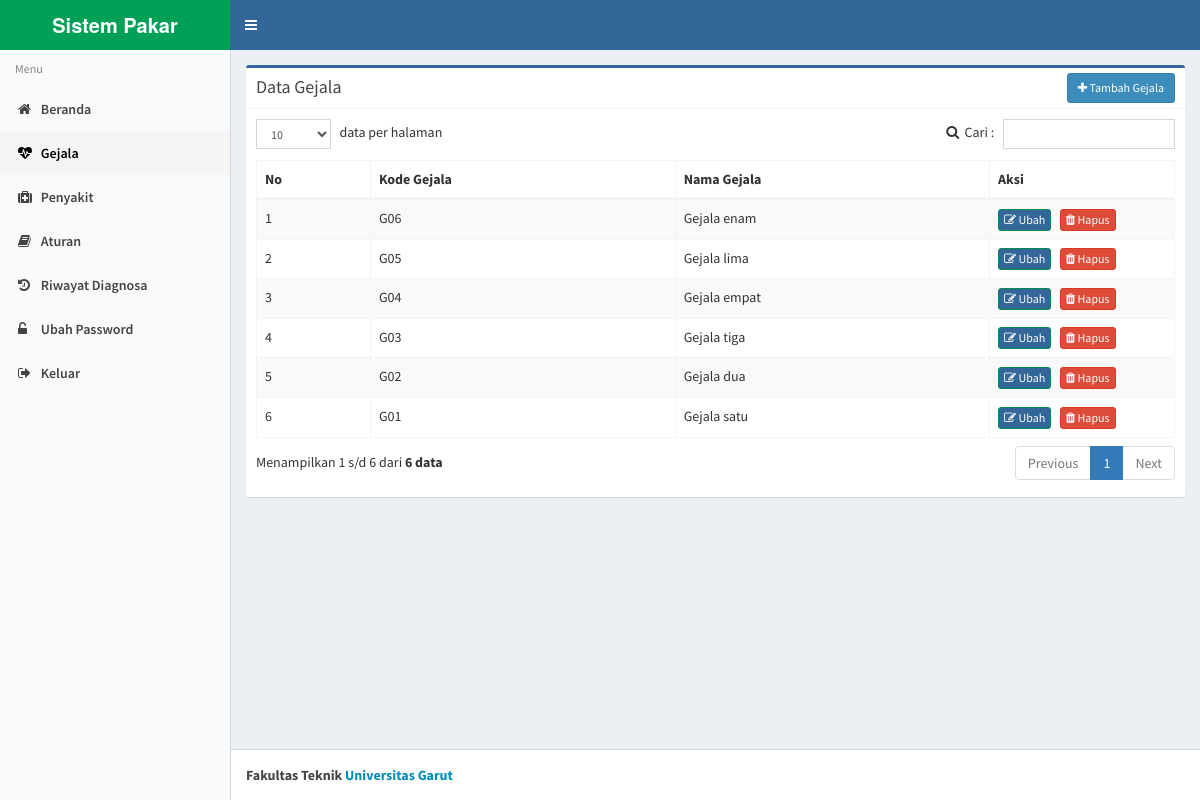
The app's page /index.php?page=gejala (signed in) with its own data.
### tables this page shows
CREATE TABLE `gejala` (
  `id_gejala` int(11) NOT NULL,
  `kode_gejala` varchar(20) NOT NULL,
  `nama_gejala` varchar(100) NOT NULL
);

### gejala.php (the view, shortened to what this page needs)
<?php
$link_update = '?page=update_gejala';
$list_data = '';
$q = "select * from gejala order by id_gejala desc";
$q = mysqli_query($con, $q);
if (mysqli_num_rows($q) > 0) {
    while ($r = mysqli_fetch_array($q)) {
        $id = $r['id_gejala'];
        $list_data .= '
		<tr>
		<td></td>
		<td>' . $r['kode_gejala'] . '</td>
		<td>' . $r['nama_gejala'] . '</td>
		<td>
		<a href="' . $link_update . '&amp;id=' . $id . '&amp;action=edit" class="btn btn-success btn-xs" title="Ubah"><i class="fa fa-edit"></i> Ubah</a> &nbsp;
		<a href="#" data-href="' . $link_update . '&amp;id=' . $id . '&amp;action=delete" data-toggle="modal" data-target="#confirm-delete" class="btn btn-danger btn-xs" title="Hapus"><i class="fa fa-trash"></i> Hapus</a></td>
		</tr>';
    }
}
?>
<div class="box box-success">
    <div class="box-header with-border">
        <h3 class="box-title">Data Gejala</h3>
        <div class="box-tools">
            <a href="<?php echo $link_update; ?>" class="btn btn-primary btn-sm"><i class="fa fa-plus"></i> Tambah Gejala</a>
        </div>
    </div>
    <div class="box-body">
        <div class="table-responsive">
            <table class="table table-striped table-bordered" id="dataTables1">
                <thead>
                    <tr>
                        <th>No</th>
                        <th>Kode Gejala</th>
                        <th>Nama Gejala</th>
                        <th width="150">Aksi</th>
                    </tr>
                </thead>
                <tbody>
                    <?php echo $list_data; ?>
                </tbody>
            </table>
        </div>
    </div>
</div>

### index.php (shortened to what this page needs)
<?php
if (isset($_SESSION['LOG_USER'])) {
?>
    <!DOCTYPE html>
    <html>
    <head>
        <link href="assets/css/bootstrap.min.css" rel="stylesheet">
        <link href="assets/datatables/css/dataTables.bootstrap.min.css" rel="stylesheet">
        <link href="assets/css/font-awesome.min.css" rel="stylesheet">
        <link href="assets/bootstrap-select/bootstrap-select.css" rel="stylesheet">
        <link href="assets/css/AdminLTE.min.css" rel="stylesheet">
        <link href="assets/css/skins/_all-skins.min.css" rel="stylesheet">
        <link href="assets/css/custom.css" rel="stylesheet">
    </head>
    <body class="hold-transition skin-green-light sidebar-mini">
        <div class="wrapper">
            <header class="main-header">
                <a href="./" class="logo">
                    <span class="logo-lg"><b>Sistem Pakar</b> Gangguan Pernapasan</span>
                </a>
                <nav class="navbar navbar-static-top" role="navigation">
                    <a href="#" class="sidebar-toggle" data-toggle="offcanvas" role="button">
                    </a>
                </nav>
            </header>
            <aside class="main-sidebar">
                <section class="sidebar">
                    <ul class="sidebar-menu">
                        <li class="header">Menu</li>
                        <?php include "menu.php"; ?>
                    </ul>
                </section>
            </aside>
            <div class="content-wrapper">
                <section class="content">
                    <?php include "content.php"; ?>
                </section>
            </div>
            <footer class="main-footer">
                <strong>
                    Fakultas Teknik <i class=""></i> <b><a style="color: #008cba" href="http://www.mycoding.net" target="_blank">Universitas Garut</a></b>
                </strong>
            </footer>
        </div>
    </body>
    </html>
<?php
} else {
    include "formlogin.php";
}
?>

### menu.php
<?php
$page = isset($_GET['page']) ? $_GET['page'] : "";
$level = isset($_SESSION['LOG_LEVEL']) ? $_SESSION['LOG_LEVEL'] : "";
?>
<li <?php if ($page == "") echo 'class="active"'; ?>><a href="./"><i class="fa fa-home"></i> <span>Beranda</span></a></li>
<?php if ($level == "Admin") { ?>
    <li <?php if ($page == "admin" || $page == "update_admin") echo 'class="active"'; ?>><a href="?page=admin"><i class="fa fa-user"></i> <span>Admin</span></a></li>
    <li <?php if ($page == "dokter" || $page == "update_dokter") echo 'class="active"'; ?>><a href="?page=dokter"><i class="fa fa-user-md"></i> <span>Dokter</span></a></li>
    <li <?php if ($page == "user" || $page == "update_user") echo 'class="active"'; ?>><a href="?page=user"><i class="fa fa-users"></i> <span>User</span></a></li>
<?php } elseif ($level == "Dokter") { ?>
    <li <?php if ($page == "gejala" || $page == "update_gejala") echo 'class="active"'; ?>><a href="?page=gejala"><i class="fa fa-heartbeat"></i> <span>Gejala</span></a></li>
    <li <?php if ($page == "penyakit" || $page == "update_penyakit") echo 'class="active"'; ?>><a href="?page=penyakit"><i class="fa fa-medkit"></i> <span>Penyakit</span></a></li>
    <li <?php if ($page == "rule" || $page == "update_rule") echo 'class="active"'; ?>><a href="?page=rule"><i class="fa fa-book"></i> <span>Aturan</span></a></li>
    <li <?php if ($page == "riwayat" || $page == "update_riwayat") echo 'class="active"'; ?>><a href="?page=riwayat"><i class="fa fa-history"></i> <span>Riwayat Diagnosa</span></a></li>
<?php } ?>
<li <?php if ($page == "password") echo 'class="active"'; ?>><a href="?page=password"><i class="fa fa-unlock-alt"></i> <span>Ubah Password</span></a></li>
<li><a href="logout.php"><i class="fa fa-sign-out"></i> <span>Keluar</span></a></li>

### content.php (shortened to what this page needs)
<?php
switch($page){
	case 'gejala':
		include "gejala.php";
		break;
}

### assets/css/custom.css (style rules this page uses)
.dataTable > thead > tr > th[class*="sort"]:after { content: "" !important; }
.dataTable > thead > tr > th[class*="sort"]:before { content: "" !important; }

### records on screen
gejala: kode_gejala "G06", nama_gejala "Gejala enam"
gejala: kode_gejala "G05", nama_gejala "Gejala lima"
gejala: kode_gejala "G04", nama_gejala "Gejala empat"
gejala: kode_gejala "G03", nama_gejala "Gejala tiga"
gejala: kode_gejala "G02", nama_gejala "Gejala dua"
gejala: kode_gejala "G01", nama_gejala "Gejala satu"
